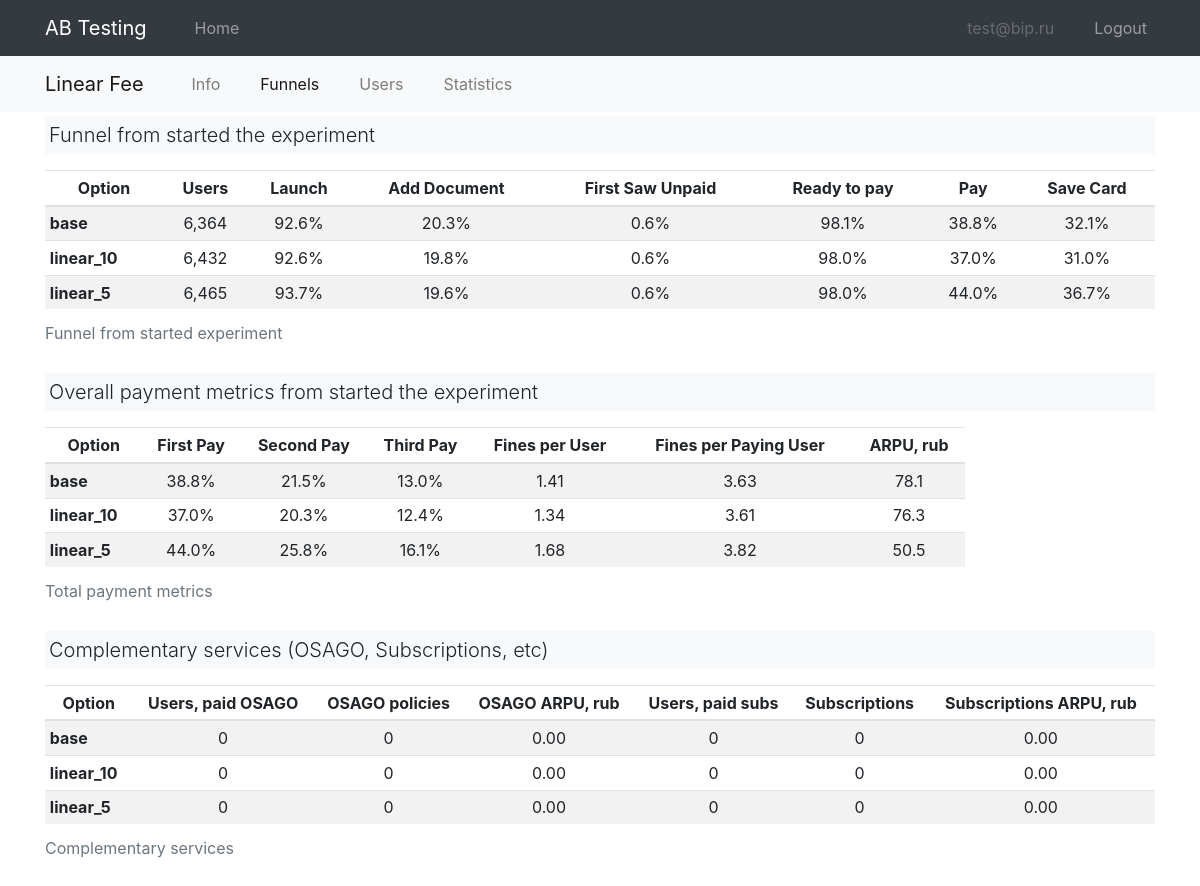
/exp_android_linear_fee/funnel (signed in), run on an earlier commit of the app's database.
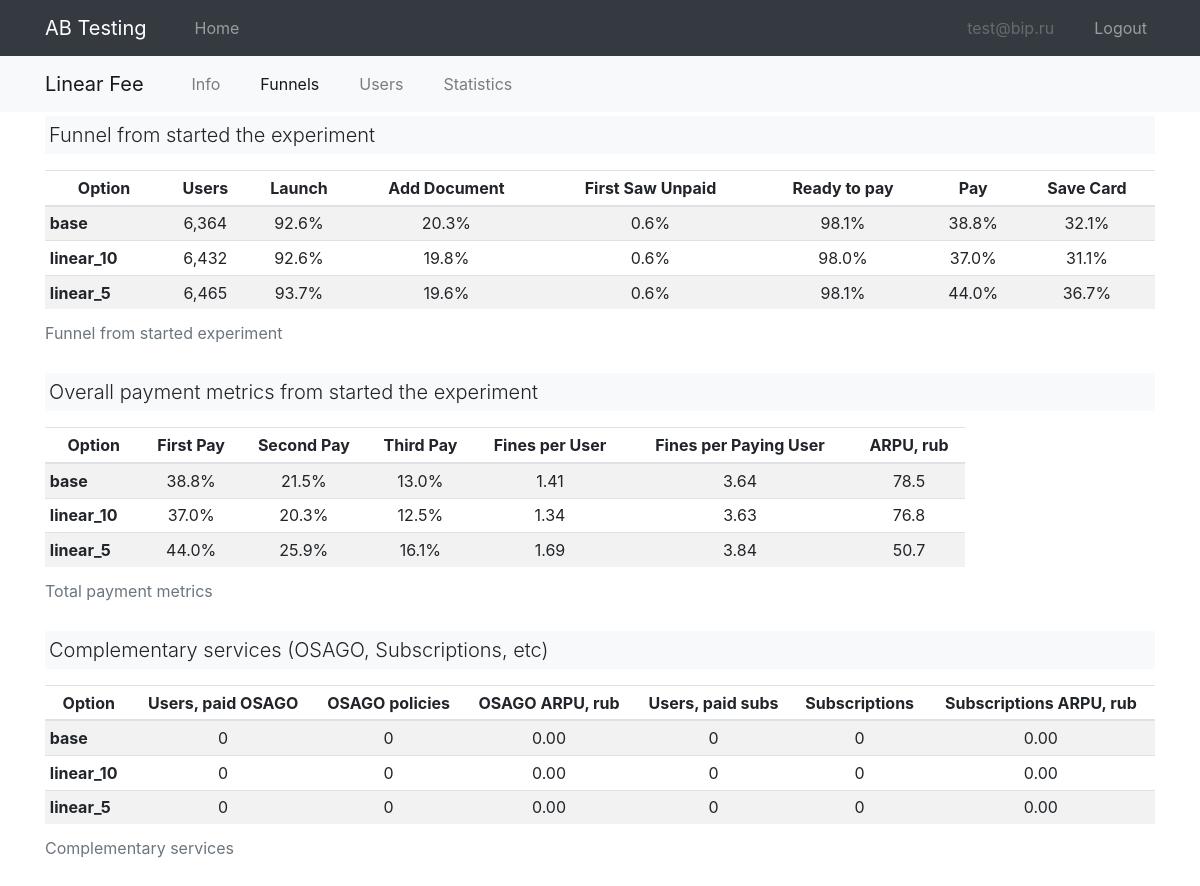
And on a later commit of the database.
### models.py (models this page shows, shortened)
class User(UserMixin, db.Model):
    id = db.Column(db.Integer, primary_key=True)
    email = db.Column(db.String(120), index=True, unique=True)
    password_hash = db.Column(db.String(128))

class ABExperiment(db.Model):
    __tablename__ = "experiment"
    __table_args__ = (db.UniqueConstraint('app_id', 'name', name="unique_constraint_app_exp"), )
    id = db.Column(db.Integer, primary_key=True)
    app_id = db.Column(db.Integer, db.ForeignKey("app.id"))
    name = db.Column(db.String(120), index=True)
    description = db.Column(db.Text)
    metrics = db.Column(db.Text)
    start_date = db.Column(db.Date)
    end_date = db.Column(db.Date)
    options = db.relationship('ABOption', backref='experiment') # cascade="all, delete-orphan"
    @property
    def metrics_json(self):
        return json.loads(self.metrics) if self.metrics is not None else dict()
    @property
    def clean_name(self):
        clean_name = " ".join(
            [i.capitalize() for i in self.name.split("_") if i not in ("exp", "ios", "android")]
        )
        return clean_name
    @property
    def sorted_options(self):
        options = sorted(self.options, key=lambda x: (-x.is_control_group, x.name))
        return [i.name for i in options]

class ABOption(db.Model):
    __tablename__ = "option"
    id = db.Column(db.Integer, primary_key=True)
    name = db.Column(db.String(120))
    is_control_group = db.Column(db.Boolean) # base, ...
    experiment_id = db.Column(db.Integer, db.ForeignKey('experiment.id'))

### ab/ab.py (the view)
@bp.route("/<exp_name>/funnel")
@login_required
def detail_funnel(exp_name):
    exp = ABExperiment.query.filter_by(name=exp_name).first()
    if exp is None:
        abort(404)
    return render_template("ab/ab_item_funnel.html", exp=exp, active_link="funnel")

### main.py (called while the page is built)
@login.user_loader
def load_user(id):
    return User.query.get(int(id))

### templates/ab/ab_item_funnel.html (shortened to what this page needs)
{% extends "base.html" %}
{% from "macros/plots/barprot_total.html" import barprot_total %}
{% from "macros/plots/donut.html" import donut %}
{% block second_nav %}
{% include "ab/_second_nav.html" %}
{% endblock %}
{% block content %}
<div class="container">
    <p class="lead bg-light p-1">Funnel from started the experiment</p>
    <div class="row mt-0">
        <div class="col">
            <table class="table table-hover table-sm table-striped">
                <caption>Funnel from started experiment</caption>
                <thead>
                    <tr>
                    {% for col in ['Option', 'Users', 'Launch', 'Add Document', 'First Saw Unpaid', 'Ready to pay', 'Pay', 'Save Card'] %}
                    <th scope="col" class='text-center'>{{ col }}</th>
                    {% endfor %}
                    </tr>
                </thead>
                <tbody>
                    {% for option in exp.sorted_options %}
                    <tr class='text-center'>
                        <th scope="row" class="text-left">{{ option }}</th>
                        <td scope="row">{{ "{:,}".format(exp.metrics_json.get("cnt_users_all").get(option)) }}</td>
                        {% for i in ["funnel_launch", "funnel_add_document", "funnel_first_saw_unpaid", "funnel_ready_to_pay", "funnel_pay", "funnel_save_card"] %}
                        <td scope="row">{{ "{:.1%}".format(exp.metrics_json.get(i).get(option)) }}</td>
                        {% endfor %}
                    </tr>
                    {% endfor %}
                </tbody>
            </table>
        </div>
    </div>
    <p class="lead bg-light p-1">Overall payment metrics from started the experiment</p>
    <div class="row mt-0">
        <div class="col-10">
            <table class="table table-hover table-sm table-striped">
                <caption>Total payment metrics</caption>
                <thead>
                    <tr>
                    {% for col in ['Option', 'First Pay', 'Second Pay', 'Third Pay', 'Fines per User', 'Fines per Paying User', 'ARPU, rub'] %}
                    <th scope="col" class='text-center'>{{ col }}</th>
                    {% endfor %}
                    </tr>
                </thead>
                <tbody>
                    {% for option in exp.sorted_options %}
                    <tr class='text-center'>
                        <th scope="row" class="text-left">{{ option }}</th>
                        {% for i in ["funnel_first_pay", "funnel_second_pay", "funnel_third_pay"] %}
                        <td scope="row">{{ "{:.1%}".format(exp.metrics_json.get(i).get(option)) }}</td>
                        {% endfor %}
                        <td scope="row">{{ "{:.2f}".format(exp.metrics_json.get("avg_fines_all").get(option)) }}</td>
                        <td scope="row">{{ "{:.2f}".format(exp.metrics_json.get("avg_fines_pp_all").get(option)) }}</td>
                        <td scope="row">{{ "{:.1f}".format(exp.metrics_json.get("arpu_all").get(option)) }}</td>
                    </tr>
                    {% endfor %}
                </tbody>
            </table>
        </div>
    </div>
    <p class="lead bg-light p-1">Complementary services (OSAGO, Subscriptions, etc)</p>
    <div class="row mt-0">
        <div class="col-12">
            <table class="table table-hover table-sm table-striped">
                <caption>Complementary services</caption>
                <thead>
                    <tr>
                    {% for col in ['Option', 'Users, paid OSAGO', 'OSAGO policies', 'OSAGO ARPU, rub', 'Users, paid subs', 'Subscriptions', 'Subscriptions ARPU, rub'] %}
                    <th scope="col" class='text-center'>{{ col }}</th>
                    {% endfor %}
                    </tr>
                </thead>
                <tbody>
                    {% for option in exp.sorted_options %}
                    <tr class='text-center'>
                        <th scope="row" class="text-left">{{ option }}</th>
                        <td scope="row">{{ "{:d}".format(exp.metrics_json.get("funnel_purchase_osago").get(option)) }}</td>
                        <td scope="row">{{ "{:d}".format(exp.metrics_json.get("funnel_cnt_osago").get(option)) }}</td>
                        <td scope="row">{{ "{:.2f}".format(exp.metrics_json.get("osago_arpu_all").get(option)) }}</td>
                        <td scope="row">{{ "{:d}".format(exp.metrics_json.get("funnel_subscription_paid").get(option)) }}</td>
                        <td scope="row">{{ "{:d}".format(exp.metrics_json.get("funnel_cnt_subscription").get(option)) }}</td>
                        <td scope="row">{{ "{:.2f}".format(exp.metrics_json.get("subscription_arpu_all").get(option)) }}</td>
                    </tr>
                    {% endfor %}
                </tbody>
            </table>
        </div>
    </div>
</div>
{% endblock %}

### templates/base.html (shortened to what this page needs)
<!DOCTYPE html>
<html>
    <head>
        <link rel="stylesheet" href="https://stackpath.bootstrapcdn.com/bootstrap/4.5.0/css/bootstrap.min.css">
        <link rel="stylesheet" href="https://stackpath.bootstrapcdn.com/font-awesome/4.7.0/css/font-awesome.min.css">
        <link rel="stylesheet" type="text/css" href="{{ url_for('static', filename='css/style.css') }}">
    </head>
    <body>
    <nav class="navbar navbar-expand-md navbar-dark bg-dark fixed-top">
        <div class="container">
            <a class="navbar-brand" href="{{ url_for('ab.index') }}">AB Testing</a>
            <div class="collapse navbar-collapse" id="navbarCollapse">
                <ul class="navbar-nav mr-auto">
                    <li class="nav-item {{ 'active' if active_link == 'home' else None }} ml-4">
                        <a class="nav-link" href="{{ url_for('ab.index') }}">Home</a>
                    </li>
                </ul>
                <ul class="navbar-nav ml-auto">
                {% if current_user.is_authenticated %}
                    <li class="nav-item mr-4">
                    <a class="nav-link disabled">{{ current_user.email }}</a>
                    </li>
                    <li class="nav-item">
                    <a class="nav-link" href="{{ url_for('auth.logout') }}">Logout</a>
                    </li>
                {% endif %}
                </ul>
            </div>
        </div>
    </nav>
    {% block second_nav %}{% endblock %}
    {% block content %}
    {% endblock %}
    </body>
</html>

### templates/ab/_second_nav.html (shortened to what this page needs)
<nav class="navbar navbar-expand-md navbar-light bg-light">
    <div class="container mx-auto">
        <a class="navbar-brand" href="{{ url_for('ab.detail', exp_name=exp.name) }}">{{ exp.clean_name }}</a>
        <div class="collapse navbar-collapse" id="navbar2Collapse">
            <ul class="navbar-nav ml-4">
                <li class="nav-item {{ 'active' if active_link == 'info' else None }} mr-4">
                    <a class="nav-link" href="{{ url_for('ab.detail', exp_name=exp.name) }}">Info</a>
                </li>
                <li class="nav-item {{ 'active' if active_link == 'funnel' else None }} mr-4">
                    <a class="nav-link" href="{{ url_for('ab.detail_funnel', exp_name=exp.name) }}">Funnels</a>
                </li>
                <li class="nav-item {{ 'active' if active_link == 'users' else None }} mr-4">
                    <a class="nav-link" href="{{ url_for('ab.detail_users', exp_name=exp.name) }}">Users</a>
                </li>
                <li class="nav-item {{ 'active' if active_link == 'stats' else None }} mr-4">
                    <a class="nav-link" href="{{ url_for('ab.detail_stats', exp_name=exp.name, period='1d') }}">Statistics</a>
                </li>
            </ul>
        </div>
    </div>
</nav>

### static/css/style.css (style rules this page uses)
body { padding-top: 3.5rem; }

What changed in the data, as far as the page shows it:
changed ABExperiment "Linear Fee": metrics_json.get "3.63" → "3.64"; metrics_json.get "78.1" → "78.5"; metrics_json.get "3.61" → "3.63"; metrics_json.get "76.3" → "76.8"; metrics_json.get "1.68" → "1.69"; metrics_json.get "3.82" → "3.84"; metrics_json.get "50.5" → "50.7"
Also different on the page:
new list line: "31.1%"
new list line: "98.1%"
new list line: "12.5%"
new list line: "25.9%"
list line gone: "31.0%"
list line gone: "98.0%"
list line gone: "12.4%"
list line gone: "25.8%"
